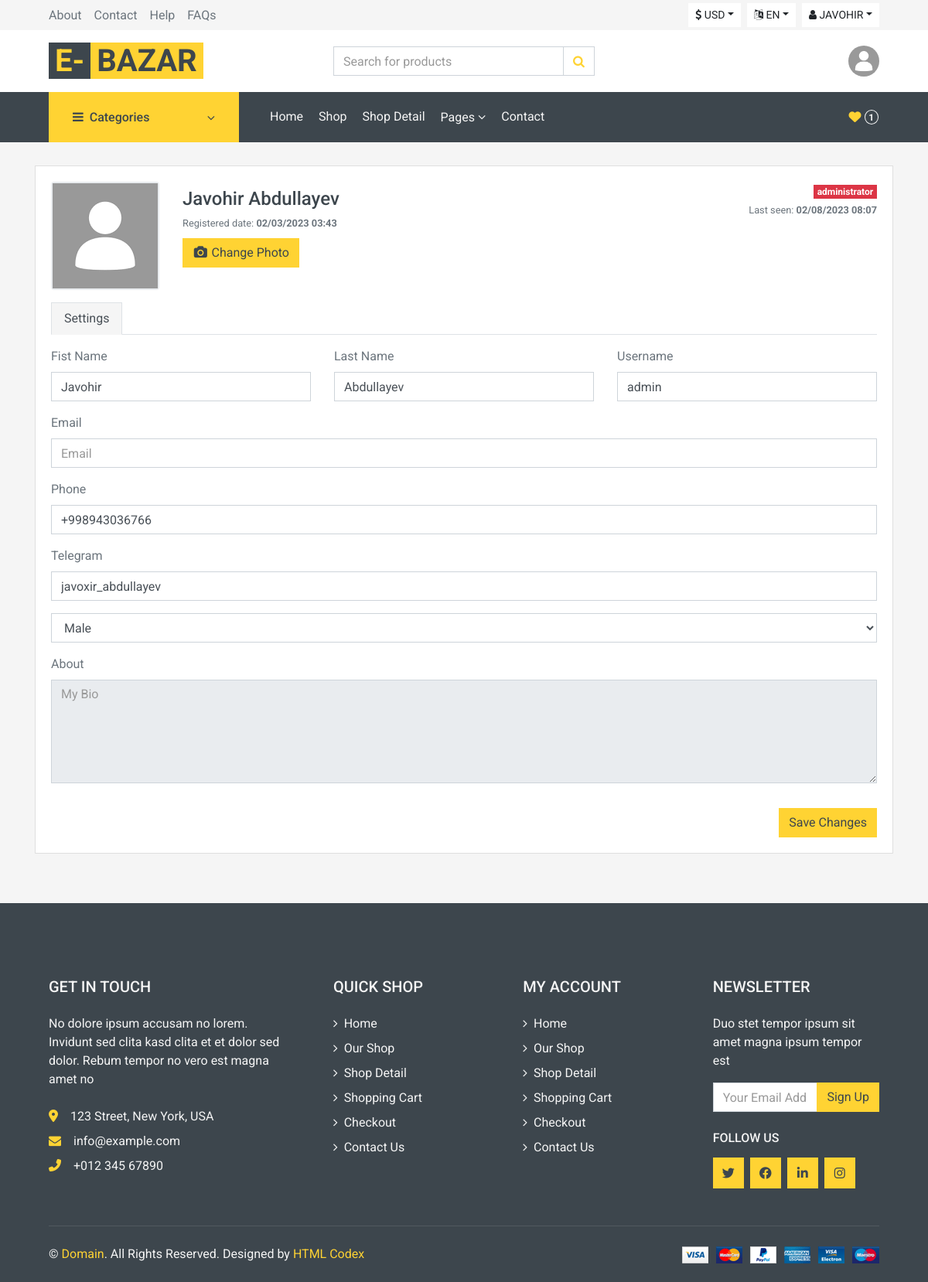
The app's page /users/profile/admin/edit/ (signed in), older data.
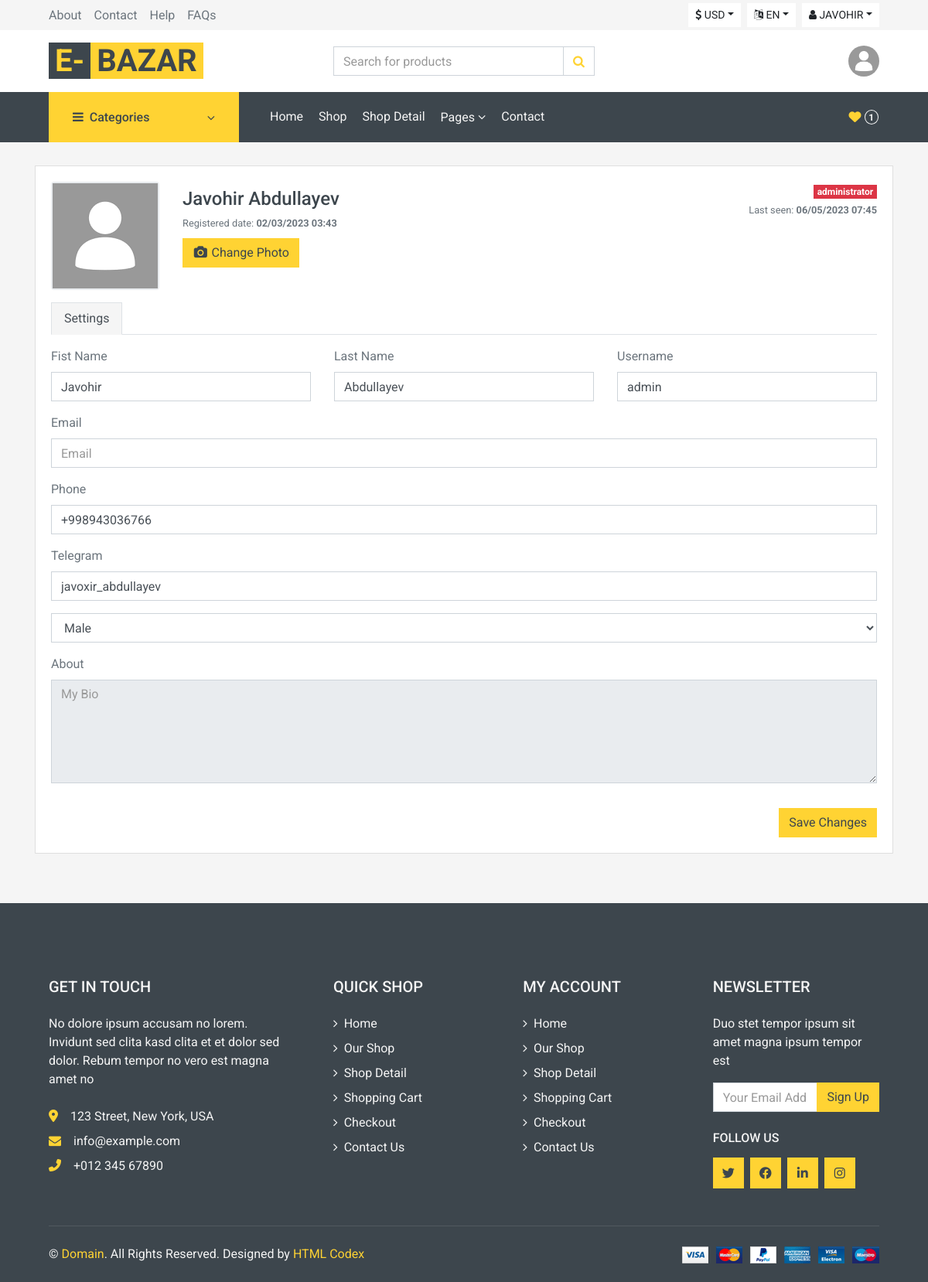
The same page, newer data.
### users/models.py (models this page shows, shortened)
class CustomUser(AbstractUser):
    phone = models.CharField(max_length=17, blank=True, null=True)
    telegram = models.CharField(max_length=150, blank=True, null=True)
    gender = models.CharField(max_length=20, choices=GENDER_SELECTION, blank=True)
    avatar = models.ImageField(upload_to='avatars/', default='avatars/default.png', blank=True)

### users/views.py (the view, shortened to what this page needs)
# urls.py: path('profile/<str:username>/edit/', UpdateProfileView.as_view(), name='updateProfile'),
class UpdateProfileView(View, LoginRequiredMixin):
    login_url = 'login'
    def get(self, request, username):
        user = get_object_or_404(CustomUser, username=username)
        return render(request, 'pages/update_profile.html',{'user': user})

### main/views.py (called while the page is built)
def for_all_pages(request):
    categories = Category.objects.all()
    clotheCategory = ClotheCategory.objects.all()
    items = list(Category.objects.all())
    random_items = random.sample(items, 3)
    return {
            'categories': categories,
            'random_items': random_items,
            'clotheCategory':clotheCategory
            }

### templates/pages/update_profile.html (shortened to what the changed rows need)
{% extends 'layouts/base.html' %}
{% block content %}
<link href="https://maxcdn.bootstrapcdn.com/font-awesome/4.3.0/css/font-awesome.min.css" rel="stylesheet">
<div class="container">
<div class="row flex-lg-nowrap">
  <div class="col">
    <div class="row">
      <div class="col mb-3">
        <div class="card">
          <div class="card-body">
            <div class="e-profile">
              <div class="row">
                <div class="col-6 col-sm-auto mb-3">
                    <div class="mx-auto" style="width: 140px;">
                        <div class="d-flex justify-content-center align-items-center rounded" style="height: 140px; background-color: rgb(233, 236, 239);">
                            <img src="{{request.user.avatar.url}}" />
                        </div>
                  </div>
                </div>
                <div class="col d-flex flex-column flex-sm-row justify-content-between mb-3">
                  <div class="text-center text-sm-left mb-2 mb-sm-0">
                    <h4 class="pt-sm-2 pb-1 mb-0 text-nowrap">{{request.user.get_full_name}}</h4>
                    <div class="text-muted"><small>Registered date: <b>{{request.user.date_joined|date:"SHORT_DATE_FORMAT"}} {{request.user.date_joined|time:"h:i"}}</b></small></div>
                    <div class="mt-2">
                      <button class="btn btn-primary" type="button">
                      </button>
                    </div>
                  </div>
                  <div class="text-center text-sm-right">
                    <div class="text-muted"><small>Last seen:<b> {{request.user.last_login|date:"SHORT_DATE_FORMAT"}} {{request.user.last_login|time:"h:i"}}</b></small></div>
                  </div>
                </div>
              </div>
              <div class="tab-content pt-3">
                <div class="tab-pane active">
                  <form class="form" method='POST'>
                    <div class="row">
                      <div class="col">
                        <div class="row">
                          <div class="col">
                            <div class="form-group">
                              <label>Fist Name</label>
                              <input class="form-control" type="text" name="fist_name" placeholder="Enter your first name" value="{{request.user.first_name}}">
                            </div>
                          </div>
                          <div class="col">
                            <div class="form-group">
                              <label>Last Name</label>
                              <input class="form-control" type="text" name="last_name" placeholder="Enter your last name" value="{{request.user.last_name}}">
                            </div>
                          </div>
                          <div class="col">
                            <div class="form-group">
                              <label>Username</label>
                              <input class="form-control" type="text" name="username" placeholder="Username" value="{{request.user.username}}">
                            </div>
                          </div>
                        </div>
                        <div class="row">
                            <div class="col">
                              <div class="form-group">
                                <label>Phone</label>
                                <input class="form-control" type="text" value="{{request.user.phone}}" placeholder="Phone">
                              </div>
                            </div>
                          </div>
                          <div class="row">
                            <div class="col">
                              <div class="form-group">
                                <label>Telegram</label>
                                <input class="form-control" type="text" value="{{request.user.telegram}}" placeholder="Telegram">
                              </div>
                            </div>
                          </div>
                      </div>
                    </div>
                    </div>
                </div>
              </div>
            </div>
          </div>
        </div>
      </div>
    </div>
  </div>
</div>
{% endblock content %}

### templates/components/haeder_user.html (shortened to what this page needs)
{% if user.is_authenticated %}
<div class="btn-group">
    <button type="button" class="btn btn-sm btn-light text-uppercase dropdown-toggle" data-toggle="dropdown"><i class="fa fa-user" aria-hidden="true"></i> {{request.user.first_name}}</button>
</div>
{% endif %}

### templates/components/header_avatar.html
{% if user.is_authenticated %}
<div class="col-lg-4 col-6 text-right">
  <img
    class="rounded-circle m-0"
    src="{{request.user.avatar.url}}"
    width="40"
  />
</div>
{% else %}
<div class="col-lg-4 col-6 text-right">
  <p class="m-0">Customer Service</p>
  <h5 class="m-0">+012 345 6789</h5>
</div>
{% endif %}

### templates/components/cart.html
{% if request.user.is_authenticated %}
<div class="navbar-nav ml-auto py-0 d-none d-lg-block">
    <a href="{% url 'users:saveds' %}" class="btn px-0">
        <i class="fas fa-heart text-primary"></i>
        <span class="badge {% if saveds_count > 0 %}badge-danger{% endif %} text-secondary border border-secondary rounded-circle" style="padding-bottom: 2px;">{{request.user.saved_set.count}}</span>
    </a>
</div>
{% endif %}

Row changes from the older to the newer data that the page shows:
changed CustomUser "Javohir Abdullayev": user.last_login "02/08/2023" → "06/05/2023"; user.last_login "08:07" → "07:45"
